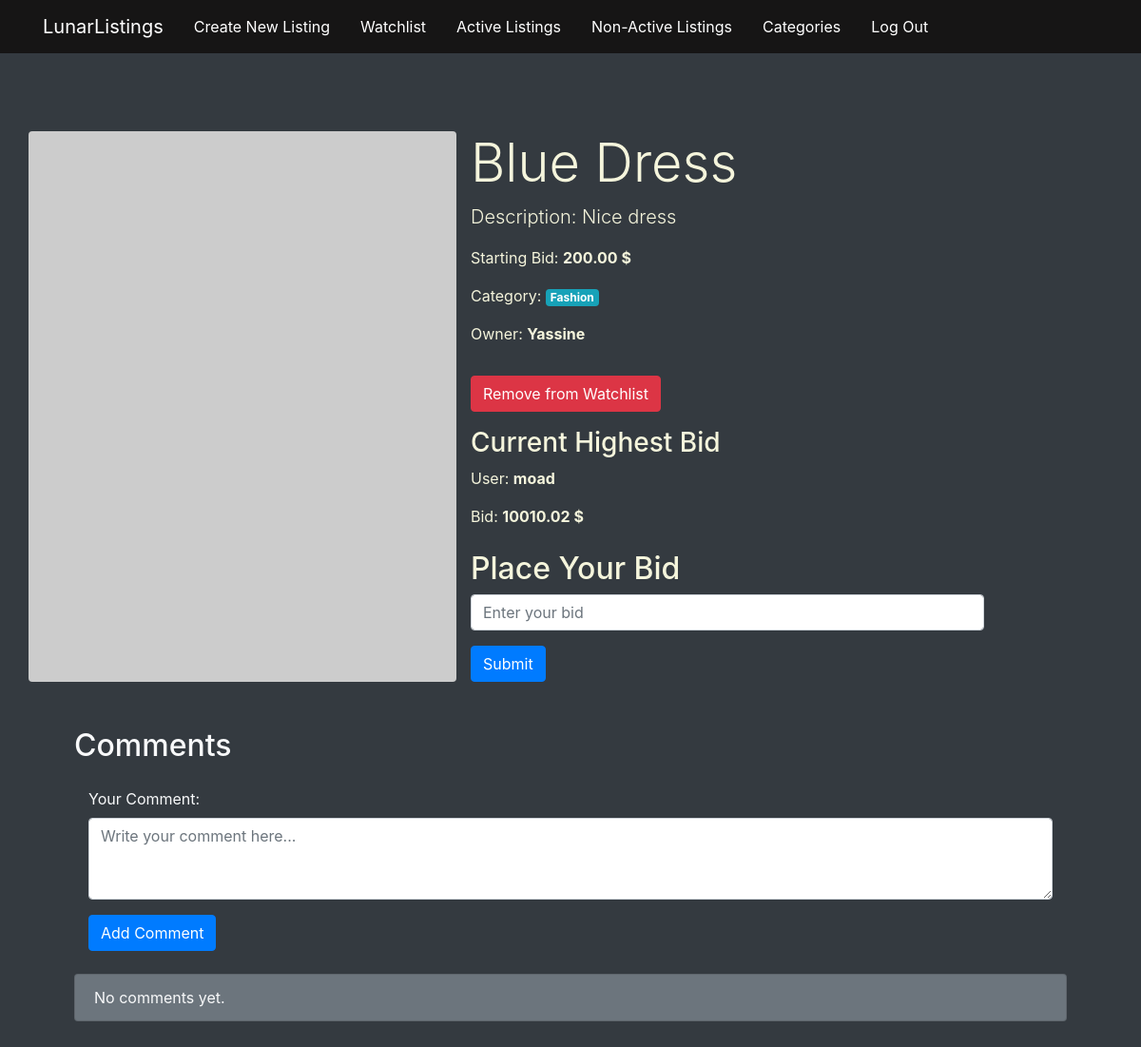
Screenshot of /listing/3 (signed in) with the database file from the repository.
### auctions/models.py (models this page shows, shortened)
class Listing(models.Model):
    CATEGORY_CHOICES = [
    ('ELE', 'Electronics'),
    ('FAS', 'Fashion'),
    ('HOM', 'Home & Garden'),
    ('SPO', 'Sports & Outdoors'),
    ('AUT', 'Automotive'),
    ('COL', 'Collectibles & Art'),
    ('TOY', 'Toys & Hobbies'),
    ('BOK', 'Books & Media'),
    ('REA', 'Real Estate'),
    ('OTH', 'Other')
    ]
    title = models.CharField(max_length=64)
    description = models.TextField()
    starting_bid = models.ForeignKey('Bid', on_delete=models.CASCADE, related_name="starting_listing")
    current_bid = models.ForeignKey('Bid', on_delete=models.SET_NULL, null=True, blank=True, related_name="listing")
    image = models.ImageField(upload_to='listing_images', blank=True, null=True)
    category = models.CharField(max_length=3, choices=CATEGORY_CHOICES, blank=True, null=True)
    state = models.BooleanField(default=True)
    owner = models.ForeignKey('User', on_delete=models.CASCADE, related_name="listings")

class Bid(models.Model):
    price = models.DecimalField(max_digits=15, decimal_places=2)
    owner = models.ForeignKey(User, on_delete=models.CASCADE, related_name="bids")

class User(AbstractUser):
    pass
    watchlist = models.ManyToManyField('Listing', blank=True, related_name="watched_by")
    def __str__(self):
        return f"{self.username}"

### auctions/views.py (the view)
# urls.py: path("listing/<int:id>",views.listing_page,name="listing_page"),
def listing_page(request,id):
    listing_id = id
    listing = Listing.objects.get(id=listing_id)
    return render(request,"auctions/listing.html",{
            "listing" : listing
        })

### auctions/templates/auctions/listing.html (shortened to what this page needs)
{% extends "auctions/layout.html" %}
{% block body %}
    <div class="container mt-5">
        <div class="row">
            {% if listing.image %}
                <img class="img-fluid rounded" src="{{ listing.image.url }}" alt="{{ listing.title }}">
            {% else %}
                <img class="img-fluid rounded" src="https://dummyimage.com/450x300/dee2e6/6c757d.jpg" alt="No image available">
            {% endif %}
            <div class="col-lg-6">
                <h1 class="display-4">{{ listing.title }}</h1>
                <p class="lead">Description: {{ listing.description }}</p>
                <p>Starting Bid: <strong>{{ listing.starting_bid.price }} $</strong></p>
                <p>Category: <span class="badge bg-info">{{ listing.get_category_display }}</span></p>
                <p>Owner: <strong>{{ listing.owner }}</strong></p>
                {% if user.is_authenticated %}
                    <form action="{% url 'watchlist' %}" method="POST">
                        <button type="submit" class="btn my-3
                            {% if listing in user.watchlist.all %}
                                btn-danger
                            {% else %}
                                btn-outline-info
                            {% endif %}">
                            {% if listing in user.watchlist.all %}
                                Remove from Watchlist
                            {% else %}
                                Add to Watchlist
                            {% endif %}
                        </button>
                    </form>
                    {% if listing.state == True %}
                        {% if listing.current_bid %}
                            <h3>Current Highest Bid</h3>
                            <p>User: <strong>{{ listing.current_bid.owner }}</strong></p>
                            <p>Bid: <strong>{{ listing.current_bid.price }} $</strong></p>
                        {% else %}
                            <h3>No Current Bids</h3>
                        {% endif %}
                        {% if user != listing.owner %}
                            <h2 class="mt-4">Place Your Bid</h2>
                            <form action="{% url 'bid' id=listing.id %}" method="POST">
                                <div class="mb-3">
                                    <input type="number" class="form-control" name="current_bid" min="0" step="0.01" placeholder="Enter your bid">
                                </div>
                                <button type="submit" class="btn btn-primary">Submit</button>
                            </form>
                        {% endif %}
                    {% endif %}
                {% endif %}
            </div>
        </div>
    </div>
    <section class="py-5">
        <div class="container px-4 px-lg-5">
            <h2 class="text-light mb-4">Comments</h2>
            <section class="my-4">
                <div class="container">
                {% if user.is_authenticated %}
                    <form action="{% url 'add_comment' listing_id=listing.id %}" method="POST">
                        <div class="mb-3">
                            <label for="commentInput" class="form-label text-light">Your Comment:</label>
                            <textarea id="commentInput" name="comment" class="form-control" rows="3" placeholder="Write your comment here..." required></textarea>
                        </div>
                        <button type="submit" class="btn btn-primary">Add Comment</button>
                    </form>
                </div>
                {% endif %}
            </section>
            <div class="list-group">
                {% for comment in listing.comments.all %}
                    <div class="list-group-item d-flex justify-content-between align-items-start bg-secondary text-light mb-2 rounded-3">
                        <div class="ms-2 me-auto">
                            <div class="fw-bold">{{ comment.owner }}</div>
                            <p class="mb-0">{{ comment.content }}</p>
                        </div>
                    </div>
                {% empty %}
                    <div class="list-group-item bg-secondary text-light mb-2 rounded-3">
                        <p class="mb-0">No comments yet.</p>
                    </div>
                {% endfor %}
            </div>
        </div>
    </section>
{% endblock %}

### auctions/static/auctions/styles.css (style rules this page uses)
body { background-color: #343a40; color: beige; }
span { color: white; }

### rows the page displays
Listing: title "Blue Dress", description "Nice dress", starting_bid.price "200.00", category "Fashion", owner "Yassine", current_bid.owner "moad", current_bid.price "10010.02"
